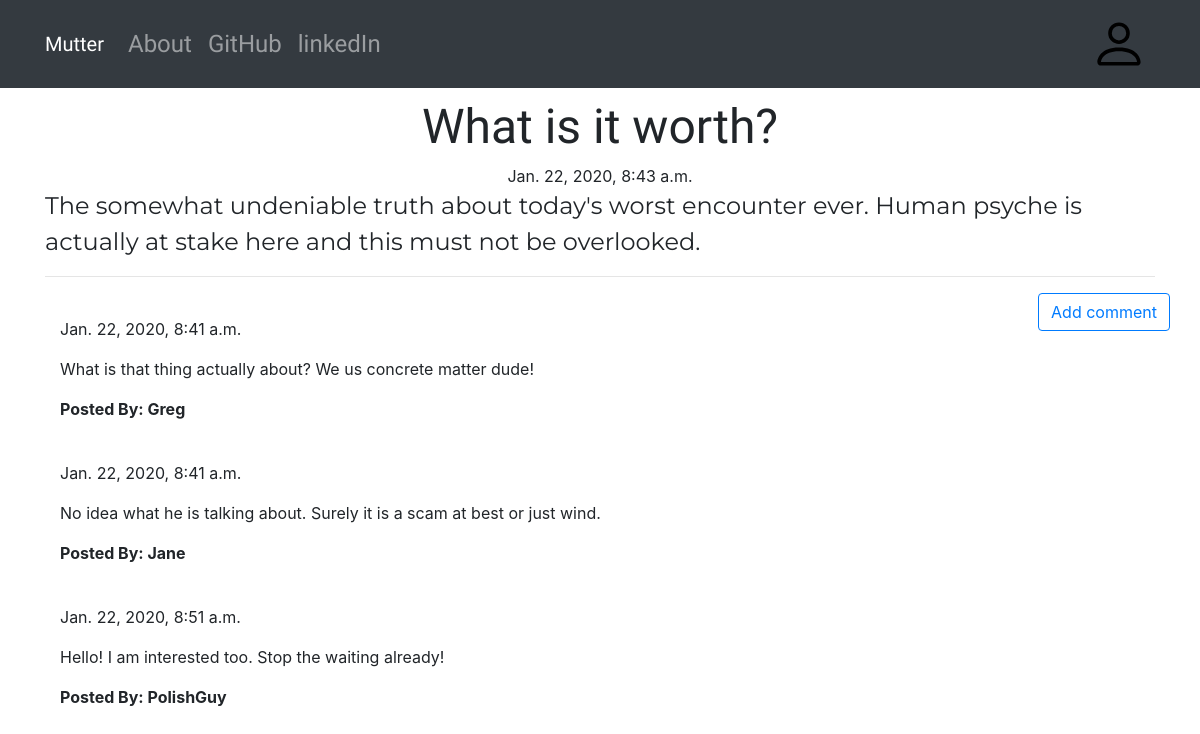
The page /post/13/ on the database its author committed.
### blog/models.py (models this page shows, shortened)
class Post(models.Model):
    author = models.ForeignKey('auth.User', on_delete=models.CASCADE)
    title = models.CharField(max_length=200)
    text = models.TextField()
    create_date = models.DateTimeField(default=timezone.now)
    published_date = models.DateTimeField(blank=True, null=True)

class Comment(models.Model):
    post = models.ForeignKey('blog.Post', related_name='comments', on_delete=models.CASCADE)
    author = models.CharField(max_length=30)
    text = models.TextField()
    create_date = models.DateTimeField(default=timezone.now())
    approved_comment = models.BooleanField(default=False)

### blog/views.py (the view)
# urls.py: re_path(r'^post/(?P<pk>\d+)/$', views.PostDetailView.as_view(), name='post_detail'),
class PostDetailView(DetailView):
    model = Post

### blog/templates/blog/post_detail.html (shortened to what this page needs)
{% extends "blog/base.html" %}
{% block body_block %}
    <h1 class="posttitle loader">{{post.title}}</h1>
    {% if post.published_date %}
    <div class="date postdate">
        {{post.published_date}}
    </div>
    {% else %}
    <a href="{% url 'post_publish' pk=post.pk %}" class="btn btn-primary">Publish</a>
    {% endif %}
    <p class="postcontent">{{ post.text|safe|linebreaksbr }}</p>
    <hr>
    <a class="btn btn-outline-primary btn-comment" href="{% url 'add_comment_to_post' pk=post.pk %}">Add comment</a>
    <div class="container">
        {% for comment in post.comments.all %}
        <br>
            <section class="">
                {% if user.is_authenticated or comment.approved_comment %}
                    {{comment.create_date}}
                    <p>{{comment.text|safe|linebreaks}}</p>
                    <p class="font-weight-bold">Posted By: {{ comment.author }}</p>
                {% endif %}
            </section>
            {% empty %}
            <p>No Comments!</p>
        {% endfor %}
    </div>
{% endblock %}

### blog/static/css/blog.css (style rules this page uses)
.btn-comment { display: block; }
.loader { filter:hue-rotate(0deg); color:linear-gradient(45deg,#0f8,#08f); animation:hue 10000ms infinite linear; }
.postdate { text-align: center; }
.posttitle { font-family: 'Russo One', sans-serif; font-size: 3em; text-align: center; }
.postcontent { font-family: 'Montserrat'; font-size: 1.5em; }
.btn-comment { position: absolute; right: 0px; }

### rows shown on the page
Post: title "What is it worth?", published_date "Jan. 22, 2020, 8:43 a.m.", text "The somewhat undeniable truth about today's worst encounter ever. Human psyche is actually at stake here and this must not be overlooked."
Comment: create_date "Jan. 22, 2020, 8:41 a.m.", text "What is that thing actually about? We us concrete matter dude!", author "Greg"
Comment: create_date "Jan. 22, 2020, 8:41 a.m.", text "No idea what he is talking about. Surely it is a scam at best or just wind.", author "Jane"
Comment: create_date "Jan. 22, 2020, 8:51 a.m.", text "Hello! I am interested too. Stop the waiting already!", author "PolishGuy"
